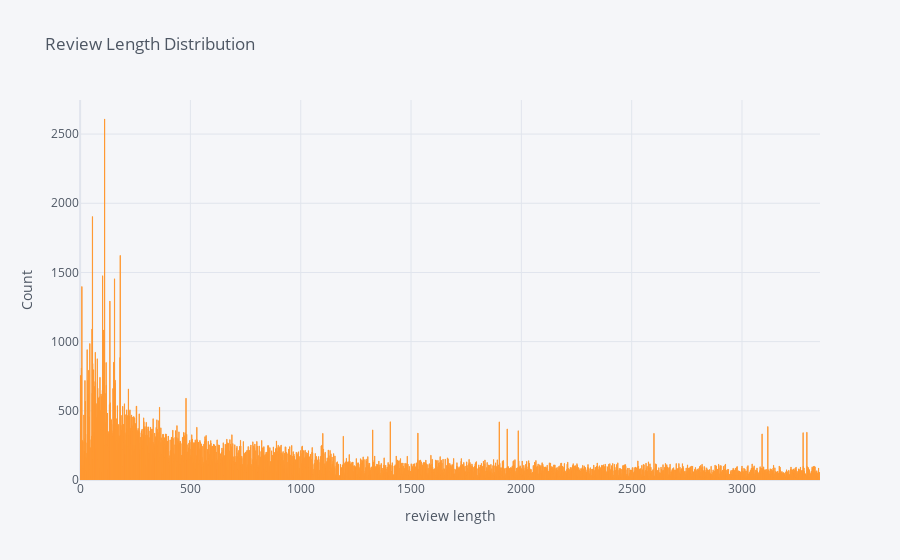

Notebook code for this chart:
### Code cell
df2["review_length"].iplot(kind="bar",xTitle="review length",yTitle="Count",title="Review Length Distribution")

### Figure 1 — Plotly figure (JSON) as saved in the notebook; plotly's stock layout.template omitted (floating-point values rounded to 4 significant figures; data arrays with more than 128 entries replaced by an {"elided": "..."} marker saying what was removed)
{"data": [{"marker": {"color": "rgba(255, 153, 51, 0.6)", "line": {"color": "rgba(255, 153, 51, 1.0)", "width": 1}}, "name": "review_length", "orientation": "v", "text": "", "type": "bar", "x": {"elided": "3354 int values"}, "y": {"elided": "3354 int values"}}], "layout": {"legend": {"bgcolor": "#F5F6F9", "font": {"color": "#4D5663"}}, "paper_bgcolor": "#F5F6F9", "plot_bgcolor": "#F5F6F9", "title": {"font": {"color": "#4D5663"}, "text": "Review Length Distribution"}, "xaxis": {"gridcolor": "#E1E5ED", "showgrid": true, "tickfont": {"color": "#4D5663"}, "title": {"font": {"color": "#4D5663"}, "text": "review length"}, "zerolinecolor": "#E1E5ED"}, "yaxis": {"gridcolor": "#E1E5ED", "showgrid": true, "tickfont": {"color": "#4D5663"}, "title": {"font": {"color": "#4D5663"}, "text": "Count"}, "zerolinecolor": "#E1E5ED"}}}
